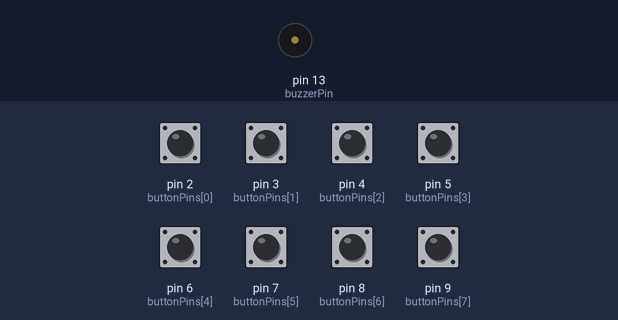
A sketch run on a simulated Arduino Uno, built with avr-gcc and run on an emulated ATmega328P. Parts: buzzer (waves = sounding). Inputs (shaded band) come from the test bench; at power-on: pin 2 (buttonPins[0]), pin 3 (buttonPins[1]), pin 4 (buttonPins[2]), pin 5 (buttonPins[3]), pin 6 (buttonPins[4]), pin 7 (buttonPins[5]), pin 8 (buttonPins[6]), pin 9 (buttonPins[7]) HIGH.

Above: at 1.2 s.
1.3 s: pin 2 (buttonPins[0]) pulled LOW for 0.15 s
At 1.38 s:
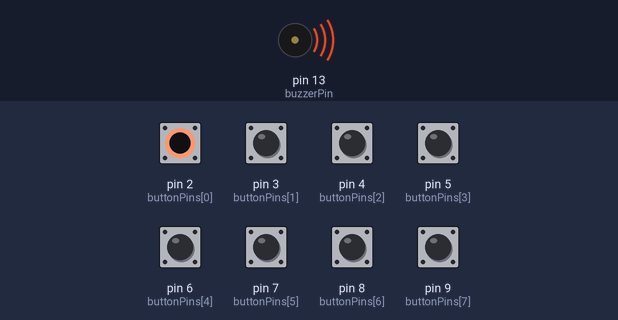
Timing chart, 0 to 4.3 s (numbered marks = the images above; inputs shaded):
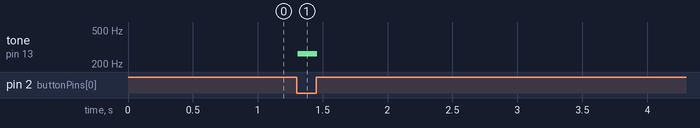

The sketch:

how_to_make_a_piano_using_arduino1.ino
```cpp
// Define the pins for the buttons and buzzer
const int buzzerPin = 13;
const int buttonPins[] = {2, 3, 4, 5, 6, 7, 8, 9};
const int numButtons = 8;

// Define the musical notes (frequencies in Hz) for each button
const int notes[] = {
  262,  // C4 (Do)
  294,  // D4 (Re)
  330,  // E4 (Mi)
  349,  // F4 (Fa)
  392,  // G4 (Sol)
  440,  // A4 (La)
  494,  // B4 (Si)
  523   // C5 (Do)
};

// Variable to track if any button is currently pressed
bool buttonPressed = false;

void setup() {
  // Initialize the buzzer pin as output
  pinMode(buzzerPin, OUTPUT);

  // Initialize all button pins as INPUT_PULLUP
  for (int i = 0; i < numButtons; i++) {
    pinMode(buttonPins[i], INPUT_PULLUP);
  }
}

void loop() {
  buttonPressed = false; // Reset the button state

  // Check each button
  for (int i = 0; i < numButtons; i++) {
    // If button is pressed (LOW because we're using INPUT_PULLUP)
    if (digitalRead(buttonPins[i]) == LOW) {
      // Play the corresponding note
      tone(buzzerPin, notes[i]);
      buttonPressed = true;
      break; // Exit the loop when a button is found pressed
    }
  }

  // If no buttons are pressed, stop the sound
  if (!buttonPressed) {
    noTone(buzzerPin);
  }

  // Small delay to prevent flickering
  delay(10);
}
```

Measured:
- after the input at 1.3 s, tone on pin 13 (buzzerPin): silent → 262 Hz at once, → silent 0.15 s later
